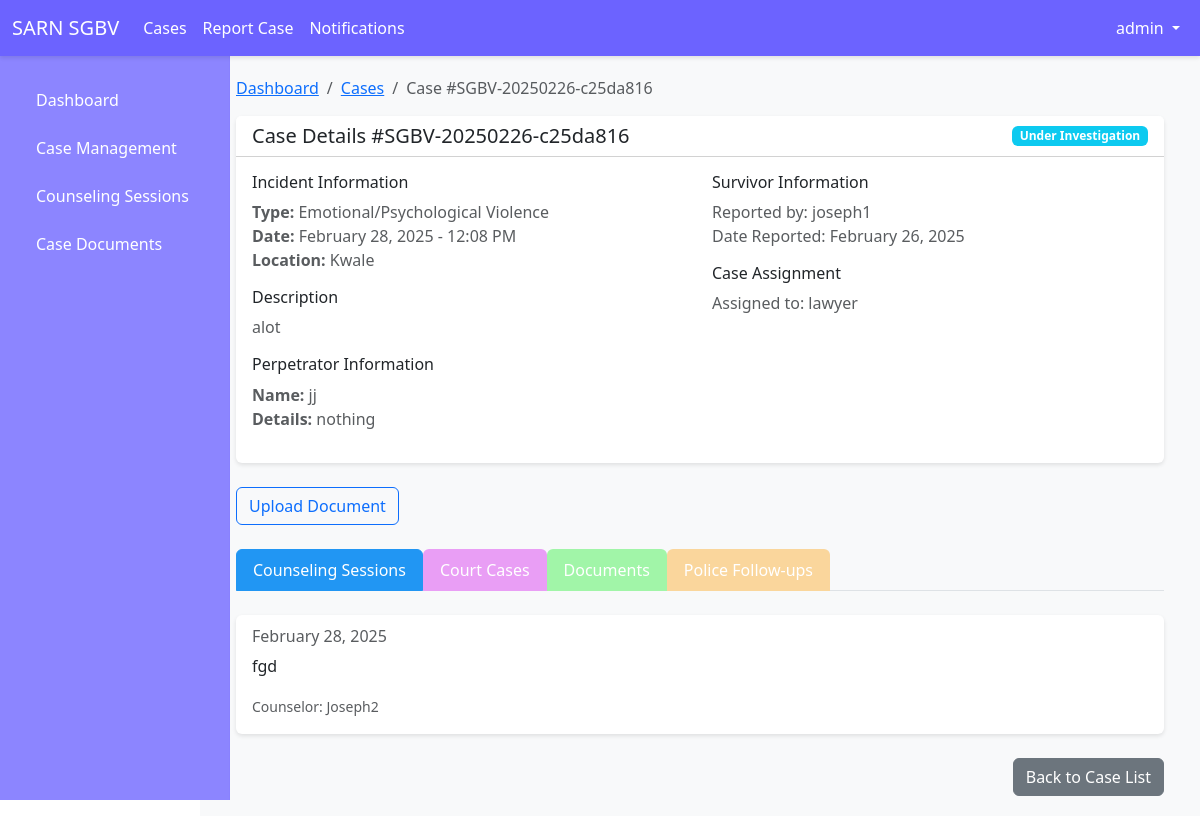
Screenshot of /cases/7/ (signed in) with the database file from the repository.
### users/models.py (models this page shows)
class User(AbstractUser):
    ROLE_CHOICES = [
        ('survivor', 'Survivor'),
        ('officer', 'SGBV Officer'),
        ('law_enforcement', 'Law Enforcement'),
        ('medical_officer', 'Medical Officer'),
    ]
    role = models.CharField(max_length=20, choices=ROLE_CHOICES, default='survivor')
    phone = models.CharField(max_length=15, blank=True, null=True)
    address = models.TextField(blank=True, null=True)
    groups = models.ManyToManyField(Group, related_name="custom_user_groups", blank=True)
    user_permissions = models.ManyToManyField(Permission, related_name="custom_user_permissions", blank=True)

### cases/models.py (models this page shows, shortened)
class Case(models.Model):
    INCIDENT_TYPE_CHOICES = (
        ('physical', 'Physical Violence'),
        ('sexual', 'Sexual Violence'),
        ('emotional', 'Emotional/Psychological Violence'),
        ('economic', 'Economic Violence'),
        ('other', 'Other'),
    )
    STATUS_CHOICES = (
        ('reported', 'Reported'),
        ('under_investigation', 'Under Investigation'),
        ('medical_examination', 'Medical Examination'),
        ('legal_proceedings', 'Legal Proceedings'),
        ('closed', 'Closed'),
    )
    survivor = models.ForeignKey(User, on_delete=models.PROTECT, related_name='reported_incidents')
    incident_type = models.CharField(max_length=20, choices=INCIDENT_TYPE_CHOICES)
    incident_date = models.DateTimeField()
    incident_location = models.CharField(max_length=255)
    description = models.TextField()
    perpetrator_name = models.CharField(max_length=255, blank=True, null=True)
    perpetrator_details = models.TextField(blank=True, null=True)
    case_number = models.CharField(max_length=50)
    status = models.CharField(max_length=25, choices=STATUS_CHOICES, default='reported')
    report_date = models.DateTimeField(auto_now_add=True)
    assigned_officer = models.ForeignKey(
        User,
        on_delete=models.SET_NULL,
        null=True,
        blank=True,
        related_name='assigned_cases',
        limit_choices_to={'role': 'law_enforcement'}
    )
    created_at = models.DateTimeField(auto_now_add=True)
    updated_at = models.DateTimeField(auto_now=True)

class CounselingSession(models.Model):
    case = models.ForeignKey(Case, on_delete=models.CASCADE, related_name="counseling_sessions")
    survivor = models.ForeignKey(User, on_delete=models.CASCADE, related_name="counseling_sessions")
    counselor = models.ForeignKey(User, on_delete=models.CASCADE, related_name="sessions_conducted")
    session_date = models.DateTimeField()
    notes = models.TextField(null=True, blank=True)

### cases/views.py (the view)
# urls.py: path('cases/<int:case_id>/', case_detail, name='case_detail'),  # Case detail page
@login_required
def case_detail(request, case_id):
    case = get_object_or_404(Case, id=case_id)
    context = {
        'case': case,
        'counseling_sessions': CounselingSession.objects.filter(Q(survivor=case.survivor) & Q(case=case) ).order_by('-session_date'),
        'court_cases': CourtCase.objects.filter(case=case).order_by('-hearing_date'),
        'documents': CaseDocument.objects.filter(case=case).order_by('-uploaded_at'),
        'follow_ups': PoliceFollowUp.objects.filter(case=case).order_by('-date_updated'),
    }
    return render(request, 'cases/case_detail.html', context)

### cases/templates/cases/case_detail.html (shortened to what this page needs)
{% extends 'base.html' %}
{% block content %}
<div class="container-fluid">
    <nav aria-label="breadcrumb">
        <ol class="breadcrumb">
            <li class="breadcrumb-item"><a href="{% url 'dashboard' %}">Dashboard</a></li>
            <li class="breadcrumb-item"><a href="{% url 'case_list' %}">Cases</a></li>
            <li class="breadcrumb-item active">Case #{{ case.case_number }}</li>
        </ol>
    </nav>
    <div class="card mb-4">
        <div class="card-header bg-white">
            <div class="d-flex justify-content-between align-items-center">
                <h5 class="mb-0">Case Details #{{ case.case_number }}</h5>
                <span class="badge
                    {% if case.status == 'reported' %}bg-warning
                    {% elif case.status == 'under_investigation' %}bg-info
                    {% elif case.status == 'medical_examination' %}bg-primary
                    {% elif case.status == 'legal_proceedings' %}bg-secondary
                    {% elif case.status == 'closed' %}bg-success
                    {% endif %}">
                    {{ case.get_status_display }}
                </span>
            </div>
        </div>
        <div class="card-body">
            <div class="row">
                <div class="col-md-6">
                    <h6>Incident Information</h6>
                    <p class="text-muted">
                        <strong>Type:</strong> {{ case.get_incident_type_display }}<br>
                        <strong>Date:</strong> {{ case.incident_date|date:"F d, Y - h:i A" }}<br>
                        <strong>Location:</strong> {{ case.incident_location }}<br>
                    </p>
                    <h6>Description</h6>
                    <p class="text-muted">{{ case.description }}</p>
                    {% if case.perpetrator_name or case.perpetrator_details %}
                    <h6>Perpetrator Information</h6>
                    <p class="text-muted">
                        {% if case.perpetrator_name %}
                        <strong>Name:</strong> {{ case.perpetrator_name }}<br>
                        {% endif %}
                        {% if case.perpetrator_details %}
                        <strong>Details:</strong> {{ case.perpetrator_details }}
                        {% endif %}
                    </p>
                    {% endif %}
                </div>
                <div class="col-md-6">
                    <h6>Survivor Information</h6>
                    <p class="text-muted">
                        Reported by: {{ case.survivor.get_username }}<br>
                        Date Reported: {{ case.report_date|date:"F d, Y" }}
                    </p>
                    <h6>Case Assignment</h6>
                    <p class="text-muted">
                        {% if case.assigned_officer %}
                            Assigned to: {{ case.assigned_officer.get_username }}
                        {% else %}
                            Not yet assigned
                        {% endif %}
                    </p>
                </div>
            </div>
        </div>
    </div>
    <div class="row mb-4">
        <div class="col">
            <div class="btn-group" role="group">
                <a href="{% url 'upload_case_document' case.id %}" class="btn btn-outline-primary">
                     Upload Document
                </a>
            </div>
        </div>
    </div>
    <ul class="nav nav-tabs mb-4" id="caseTab" role="tablist">
        <li class="nav-item">
            <a class="nav-link active" id="counseling-tab" data-bs-toggle="tab" href="#counseling">
                Counseling Sessions
            </a>
        </li>
        <li class="nav-item">
            <a class="nav-link" id="court-tab" data-bs-toggle="tab" href="#court">
                Court Cases
            </a>
        </li>
        <li class="nav-item">
            <a class="nav-link" id="documents-tab" data-bs-toggle="tab" href="#documents">
                Documents
            </a>
        </li>
        <li class="nav-item">
            <a class="nav-link" id="followups-tab" data-bs-toggle="tab" href="#followups">
                Police Follow-ups
            </a>
        </li>
    </ul>
    <div class="tab-content" id="caseTabContent">
        <div class="tab-pane fade show active" id="counseling">
            {% if counseling_sessions %}
                {% for session in counseling_sessions %}
                    <div class="card mb-3">
                        <div class="card-body">
                            <h6 class="card-subtitle mb-2 text-muted">
                                {{ session.session_date|date:"F d, Y" }}
                            </h6>
                            <p class="card-text">{{ session.notes }}</p>
                            <small class="text-muted">Counselor: {{ session.counselor.get_username }}</small>
                        </div>
                    </div>
                {% endfor %}
            {% else %}
                <p class="text-muted">No counseling sessions recorded.</p>
            {% endif %}
        </div>
    </div>
    <div class="d-grid gap-2 d-md-flex justify-content-md-end mt-4">
        <a href="{% url 'case_list' %}" class="btn btn-secondary">Back to Case List</a>
    </div>
</div>
{% endblock %}

### templates/base.html (shortened to what this page needs)
<!DOCTYPE html>
<html lang="en">
<head>
    <link href="https://cdn.jsdelivr.net/npm/bootstrap@5.3.0/dist/css/bootstrap.min.css" rel="stylesheet">
</head>
<body>
    <nav class="navbar navbar-expand-lg">
        <div class="container-fluid">
            <a class="navbar-brand" href="{% url 'dashboard' %}">SARN SGBV</a>
            <div class="collapse navbar-collapse" id="navbarNav">
                <ul class="navbar-nav me-auto">
                    {% if user.is_authenticated %}
                        {% if user.role in "provider law_enforcement" %}
                        <li class="nav-item">
                            <a class="nav-link" href="{% url 'case_list' %}">Cases</a>
                        </li>
                        {% endif %}
                        <li class="nav-item">
                            <a class="nav-link" href="{% url 'report_case' %}">Report Case</a>
                        </li>
                        <li class="nav-item">
                            <a class="nav-link" href="{% url 'notifications_list' %}">
                                Notifications
                            </a>
                        </li>
                    {% endif %}
                </ul>
                <ul class="navbar-nav">
                    {% if user.is_authenticated %}
                        <li class="nav-item dropdown">
                            <a class="nav-link dropdown-toggle" href="#" id="userDropdown" role="button" data-bs-toggle="dropdown">
                                {{ user.username }}
                            </a>
                        </li>
                    {% else %}
                        <li class="nav-item">
                            <a class="nav-link" href="{% url 'login' %}">Login</a>
                        </li>
                    {% endif %}
                </ul>
            </div>
        </div>
    </nav>
    <div class="container-fluid">
        <div class="row">
            {% if user.is_authenticated %}
            <div class="col-md-3 col-lg-2 d-md-block sidebar collapse">
                <div class="position-sticky">
                    <ul class="nav flex-column">
                        <li class="nav-item">
                            <a class="nav-link" href="{% url 'dashboard' %}">
                                Dashboard
                            </a>
                        </li>
                        {% if user.role in "officer law_enforcement" %}
                        <li class="nav-item">
                            <a class="nav-link" href="{% url 'case_list' %}">
                                Case Management
                            </a>
                        </li>
                        {% endif %}
                        {% if user.role != "law_enforcement" %}
                        <li class="nav-item">
                            <a class="nav-link" href="{% url 'counseling_sessions' %}">
                                Counseling Sessions
                            </a>
                        </li>
                        {% endif %}
                        <li class="nav-item">
                            <a class="nav-link" href="{% url 'case_documents' %}">
                                Case Documents
                            </a>
                        </li>
                    </ul>
                </div>
            </div>
            <main class="col-md-9 ms-sm-auto col-lg-10 px-md-4 main-content">
            {% else %}
            <main class="col-12 px-4 main-content">
            {% endif %}
                {% block content %}
                {% endblock %}
            </main>
        </div>
    </div>
</body>
</html>

### templates/base.html (style rules this page uses)
:root { --primary-color: #6c63ff; --primary-light: #8c85ff; --primary-dark: #5a52cc; --primary-fade: rgba(108, 99, 255, 0.1); }
.navbar { background-color: var(--primary-color); box-shadow: 0 2px 4px rgba(0, 0, 0, 0.1); position: fixed; top: 0; left: 0; right: 0; z-index: 1000; height: 56px; }
.navbar-brand, .nav-link { color: white !important; }
.sidebar { background-color: var(--primary-light); border-right: 1px solid var(--primary-fade); height: calc(100vh - 56px); position: fixed; top: 56px; left: 0; width: 230px; overflow-y: auto; padding: 20px; z-index: 999; }
.sidebar .nav-link { color: #333; padding: 8px 16px; margin: 4px 0; border-radius: 4px; }
.main-content { margin-top: 56px; margin-left: 250px; padding: 20px; background-color: #f8f9fa; min-height: calc(100vh - 56px); }
.card { border: none; box-shadow: 0 2px 4px rgba(0, 0, 0, 0.1); transition: transform 0.2s; }
.nav-tabs .nav-link { color: #04223f; border: 1px solid transparent; margin-bottom: -1px; transition: all 0.3s ease; }
#counseling-tab.nav-link { background-color: #b7c1c9; }
#counseling-tab.nav-link.active { background-color: #2196F3; color: white; border-color: #2196F3; }
#court-tab.nav-link { background-color: #e99ef5; }
#documents-tab.nav-link { background-color: #a1f5a8; }
#followups-tab.nav-link { background-color: #fad69c; }

### rows the page displays
User: username "admin"
Case: case_number "SGBV-20250226-c25da816", status "Under Investigation", incident_type "Emotional/Psychological Violence", incident_date "February 28, 2025 - 12:08 PM", incident_location "Kwale", description "alot", perpetrator_name "jj", perpetrator_details "nothing", survivor.get_username "joseph1", report_date "February 26, 2025", assigned_officer.get_username "lawyer"
CounselingSession: session_date "February 28, 2025", notes "fgd", counselor.get_username "Joseph2"
